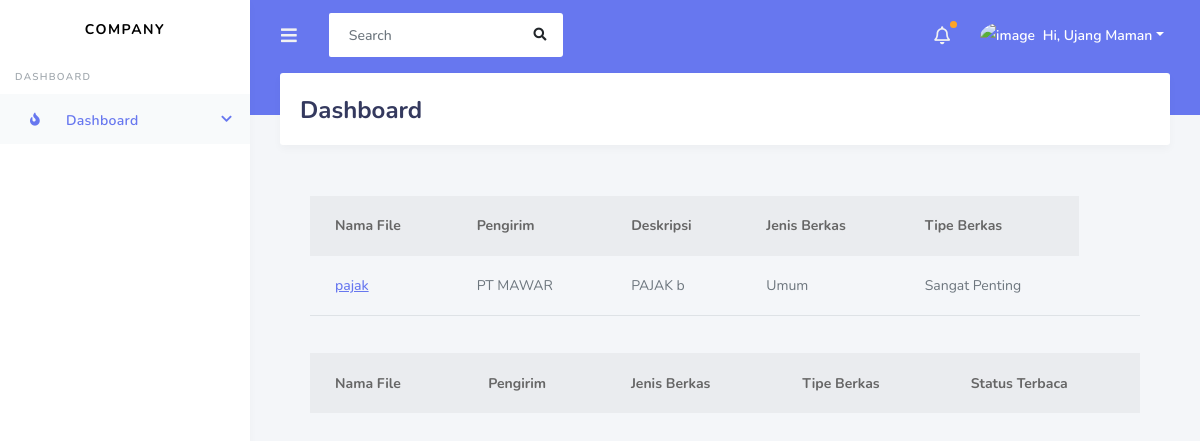
Page /super/users/super_user/ on the earlier database version.
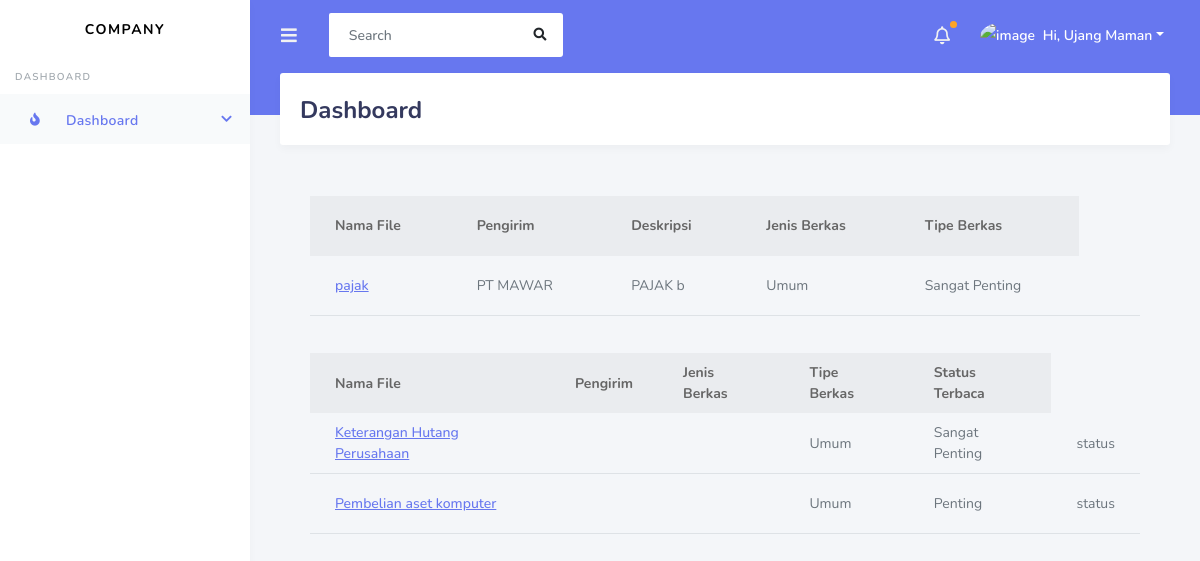
Same page on the later database version.
### arsip/models.py (models this page shows, shortened)
class SuratMasuk(models.Model):
    TYPE_BERKAS = [('B', 'Biasa'), ('P', 'Penting'), ('SP', 'Sangat Penting')]
    file = models.ManyToManyField(File)
    fileName = models.CharField(max_length=120, default=file.name)
    jenisBerkas = models.ForeignKey(JenisBerkas, on_delete=models.CASCADE)
    typeBerkas = models.CharField(choices=TYPE_BERKAS, max_length=10, default='B')
    department = models.ManyToManyField(Department)
    upload_for = models.ManyToManyField(Pengguna, related_name='target')
    address_sender = models.CharField(max_length=160, null=True)
    sender = models.CharField(max_length=120, null=True)
    description = models.CharField(max_length=60)
    upload_by = models.ForeignKey(Pengguna, related_name='uploaded', on_delete=models.CASCADE)
    created_at = models.DateTimeField(default=timezone.now)
    reader = models.ManyToManyField(Pengguna, related_name='reader', blank=True)
    signature = models.ManyToManyField(Pengguna, related_name='signature', blank=True)
    approve_by = models.ManyToManyField(Pengguna, related_name='approved', blank=True)
    status = models.BooleanField(default=True)

class JenisBerkas(models.Model):
    jenisCode = models.CharField(max_length=6)
    jenisName = models.CharField(max_length=16)
    status = models.BooleanField(default=True)
    def __str__(self):
        return self.jenisName

class SuratKeluar(models.Model):
    TYPE_BERKAS = [('B', 'Biasa'), ('P', 'Penting'), ('SP', 'Sangat Penting')]
    file = models.ManyToManyField(File)
    fileName = models.CharField(max_length=120, default=file.name)
    jenisBerkas = models.ForeignKey(JenisBerkas, on_delete=models.CASCADE)
    typeBerkas = models.CharField(choices=TYPE_BERKAS, max_length=16,default='B')
    department = models.ManyToManyField(Department)
    destination_address = models.CharField(max_length=160, null=True)
    description = models.CharField(max_length=60)
    upload = models.ForeignKey(Pengguna, on_delete=models.CASCADE)
    created_at = models.DateTimeField(default=timezone.now)
    status = models.BooleanField(default=True)

### arsip/views.py (the view)
# urls.py: path('super/<str:department>/<str:divisi>/', rootDivisi),
def rootDivisi(request, department, divisi):
    if (request.method=='GET'):
        try:
            sm_list = SuratMasuk.objects.all()
            sk_list = SuratKeluar.objects.all()
            return render(request, 'root_division.html', context={
                'sm_list': sm_list,
                'sk_list': sk_list
            })
        except:
            print('EROR SAAT MENGAMBIL DATA DIVISI')
    return render(request, 'root.html', context={})

### arsip/templates/root_division.html (shortened to what this page needs)
{% extends 'base.html' %}
{% block content %}
<div id="app">
  <div class="main-wrapper">
    <div class="navbar-bg"></div>
    <nav class="navbar navbar-expand-lg main-navbar">
      <form class="form-inline mr-auto">
        <ul class="navbar-nav mr-3">
          <li><a href="#" data-toggle="sidebar" class="nav-link nav-link-lg"><i class="fas fa-bars"></i></a></li>
        </ul>
        <div class="search-element">
          <input class="form-control" type="search" placeholder="Search" aria-label="Search" data-width="250">
          <button class="btn" type="submit"><i class="fas fa-search"></i></button>
        </div>
      </form>
      <ul class="navbar-nav navbar-right">
        <li class="dropdown dropdown-list-toggle"><a href="#" data-toggle="dropdown" class="nav-link notification-toggle nav-link-lg beep"><i class="far fa-bell"></i></a>
        </li>
        <li class="dropdown"><a href="#" data-toggle="dropdown" class="nav-link dropdown-toggle nav-link-lg nav-link-user">
          <img alt="image" src="" class="rounded-circle mr-1">
          <div class="d-sm-none d-lg-inline-block">Hi, Ujang Maman</div></a>
        </li>
      </ul>
    </nav>
    <div class="main-sidebar">
      <aside id="sidebar-wrapper">
        <div class="sidebar-brand">
          <a href="index.html">COMPANY</a>
        </div>
        <ul class="sidebar-menu">
            <li class="menu-header">Dashboard</li>
            <li class="nav-item dropdown active">
              <a href="#" class="nav-link has-dropdown"><i class="fas fa-fire"></i><span>Dashboard</span></a>
            </li>
        </ul>
      </aside>
    </div>
    <div class="main-content">
      <section class="section">
        <div class="section-header">
          <h1>Dashboard</h1>
        </div>
        <div class="col">
          <div class="col-12">
            <table class="table table-hover">
              <thead>
                <tr>
                  <th scope="col">Nama File</th>
                  <th scope="col">Pengirim</th>
                  <th scope="col">Deskripsi</th>
                  <th scope="col">Jenis Berkas</th>
                  <th scope="col">Tipe Berkas</th>
                  <br>
                </tr>
              </thead>
              <tbody>
                {% for i in sm_list %}
                <tr>
                  <td><a href="{{i.fileName}}">{{ i.fileName }}</a></td>
                  <td>{{ i.sender}} </td>
                  <td>{{ i.description}} </td>
                  <td>{{ i.jenisBerkas}} </td>
                  <td>{{ i.get_typeBerkas_display }} </td>
                  <td></td>
                </tr>
                {% endfor %}
              </tbody>
            </table>
          </div>
          <div class="col-12">
              <table class="table table-hover">
                <thead>
                  <tr>
                    <th scope="col">Nama File</th>
                    <th scope="col">Pengirim</th>
                    <th scope="col">Jenis Berkas</th>
                    <th scope="col">Tipe Berkas</th>
                    <th scope="col">Status Terbaca</th>
                    <br>
                  </tr>
                </thead>
                <tbody>
                  {% for i in sk_list %}
                  <tr>
                    <td><a href="{{i.fileName}}">{{ i.fileName }}</a></td>
                    <td>{{ i.sender}} </td>
                    <td>{{ i.deskripsi}} </td>
                    <td>{{ i.jenisBerkas}} </td>
                    <td>{{ i.get_typeBerkas_display }} </td>
                    <td>status</td>
                  </tr>
                  {% endfor %}
                </tbody>
              </table>
          </div>
        </div>
      </div>
{%load static%}
{% endblock %}

### arsip/templates/base.html (shortened to what this page needs)
<!doctype html>
<html lang="en">
    <head>
        {%load static%}
        <link rel="stylesheet" href="https://stackpath.bootstrapcdn.com/bootstrap/4.3.1/css/bootstrap.min.css">
        <link rel="stylesheet" href="https://use.fontawesome.com/releases/v5.7.2/css/all.css">
        <link href="https://cdn.jsdelivr.net/npm/bootstrap@5.0.2/dist/css/bootstrap.min.css" rel="stylesheet">
        <link rel="stylesheet" href="{% static 'bootstrap/css/custom.css' %}">
        <link rel="stylesheet" href="{% static 'bootstrap/css/style.css' %}">
        <link rel="stylesheet" href="{% static 'bootstrap/css/components.css' %}">
    </head>
  <body>
            {% block content %}
            {% endblock %}
  </body>
</html>

Differences in the rows shown:
added SuratKeluar: fileName "Keterangan Hutang Perusahaan", jenisBerkas "Umum", typeBerkas "Sangat Penting"
added SuratKeluar: fileName "Pembelian aset komputer", jenisBerkas "Umum", typeBerkas "Penting"
